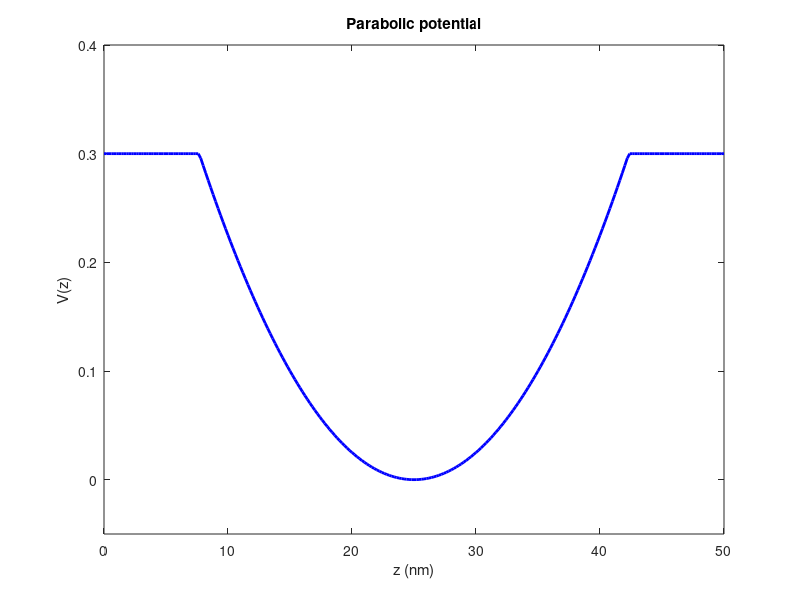
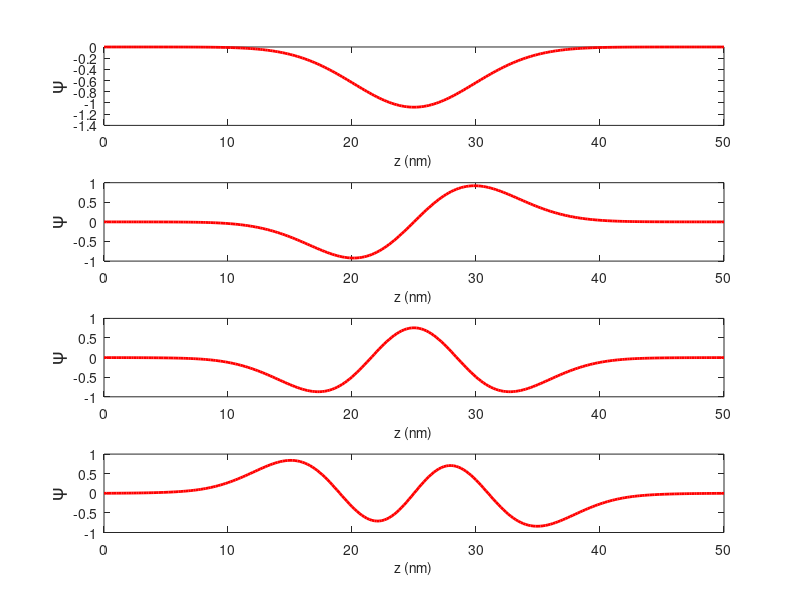
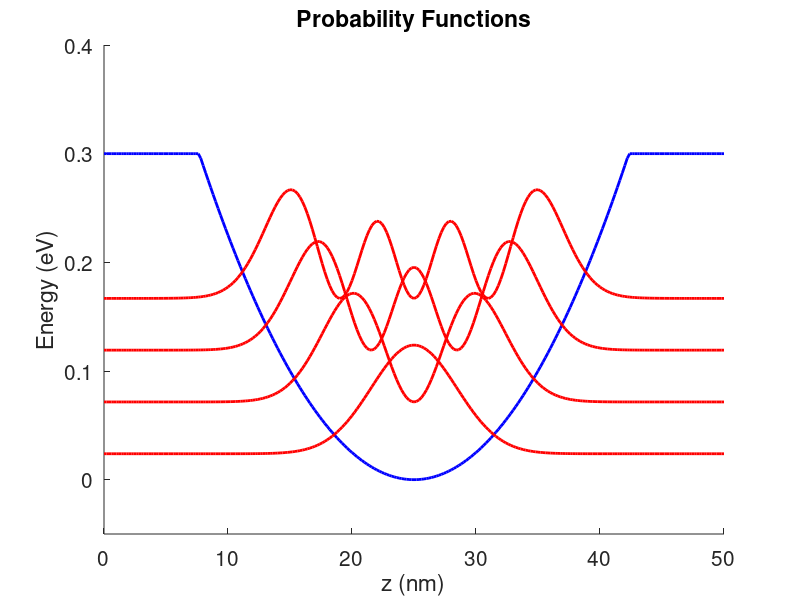

MATLAB code for these plots, in order:
%Chandula nethmal
%jan2019

clear all
close all
clc

%%%%%%%%%%%%%%%%%%%%%%%%%% Defining parameters and constants %%%%% %%%%%%%%%%%%%
E1=[];
h=6.62606896E-34;               %% Planck constant [J.s]
hbar=h/(2*pi);                  
e=1.602176487E-19;              %% electron charge [C]
me=9.10938188E-31;              %% electron mass [kg]

dz=2E-10;               % resolution of the grid [m]
n=4;                   % number of solution asked 
Mass = 0.067;           % effective mass, constant over all the structure...
C=0.1;                % scaling factor to plot the wave function [Without Dimension]
a=1e15;
L=50e-9;
z=0:dz:L;
%%%%%%%%%%%%%%%%%%%%%%%%% Potential definition %%%%%%%%%%%%%%%%%%%%%%%%%%%%%%%%%
Vb=0.3;                 % potential barrier [eV]
Nz=length(z);
V0=zeros(1,Nz);
V0= a*(z-L/2).^2;
V0(V0>Vb)=Vb;
V0=V0-min(V0);

figure(1)
plot(z*1e9,V0, 'b-','linewidth',2)
xlabel('z (nm)');
ylabel('V(z)');
ylim([min(V0)-0.05 max(V0)+0.1]);
title('Parabolic potential');

%%%%%%%%%%%%%%%%%%%%% Building the operators %%%%%%%%%%%%%%%%%%%%%%%%%%%%%%%%
DZ2 =(-2)*diag(ones(1,Nz),0) + (1)*diag(ones(1,Nz-1),-1) + (1)*diag(ones(1,Nz-1),1);
DZ2=DZ2/dz^2;

%%%%%%%%%%%%%%%%%%%% Building of the Hamiltonian %%%%%%%%%%%%%%%%%%%%%%%%%%%%%%%
H = -hbar^2/(2*me*Mass)*DZ2  +  diag(V0*e);
H = sparse(H);   % compact the H ingnoring non zeros
[psi,Energy] = eigs(H,n,'SM');  % Directly finding eigen values of the hamiltonian
E = diag(Energy)/e ;
E=real(E);
E=E(end:-1:1);
E1=E;
E=zeros(n,4);
E(1:length(E1),1)=E1;

%%%%%%%%%%%%%%%%%% Normalization of the Wavefunction %%%%%%%%%%%%%%%%%%%%%%%%%%%
% 
for i=1:n
    psi(:,i)=psi(:,i)/sqrt(trapz(z',abs(psi(:,i)).^2));  % normalisation at 1
end

psi=psi(:,end:-1:1);
psi1=psi;


%%%%%%%%%%%%%%%%%%%%%%%%%%%%%% Display Results %%%%%%%%%%%%%%%%%%%%%%%%%%%%%%%%%
display(strcat('E(eV)='))
display(strcat(num2str(E)))

figure(2)
xlabel('z (nm)');
ylabel('\psi ');
hold on


for i=1:length(E1)
  subplot(4,1,i);
  plot(z*1e9,psi1(:,i).*1e-4,'r-','linewidth',2)
  xlabel('z (nm)','fontSize',10);
  ylabel('\psi','fontSize',14);
end

for i=1:length(E1)
  psi1(:,i)=abs(psi1(:,i)).^2/max(abs(psi1(:,i)).^2)*C + E1(i) % normalisation for the plotting
end

figure(3)
subplot(1,1,1,'fontsize',15);
hold on;
%grid on;
plot(z*1e9,V0, 'b-','linewidth',2)

xlabel('z (nm)');
ylabel('Energy (eV)');
ylim([min(V0)-0.05 max(V0)+0.1]);
title('Probability Functions');
for i=1:length(E1)
  plot(z*1e9,psi1(:,i),'r-','linewidth',2)
end
